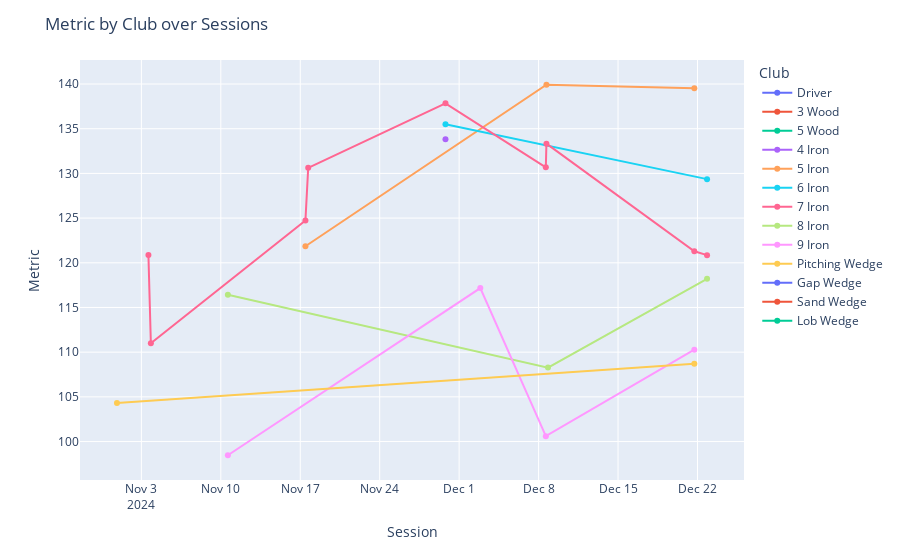

The notebook cell saved with this chart:
### Code cell
import plotly.io as pio

# Force the default template to "plotly"
pio.templates.default = "plotly"


# --- 2) Melt the DataFrame from wide to long ---
df_melt = df_dave.reset_index().melt(
    id_vars='Club',             # 'Club' stays as its own column
    var_name='Session',         # The old column names (session strings) become this column
    value_name='Metric'         # The cell values become 'Metric'
)

# --- 3) Parse Session to a datetime so we can plot chronologically
df_melt['Session_dt'] = pd.to_datetime(
    df_melt['Session'],
    format='%Y %b %d %I:%M %p',
    errors='coerce'
)

# --- 4) Create the line plot using Plotly Express
fig = px.line(
    data_frame=df_melt,
    x='Session_dt',   # time on the x-axis
    y='Metric',       # the numeric metric on the y-axis
    color='Club',     # one line per club
    markers=True      # optional: show markers for data points
)
# Force a known set of discrete colors
color_discrete_sequence=px.colors.qualitative.Plotly

# --- 5) Customize as needed ---
fig.update_layout(
    xaxis_title='Session',
    yaxis_title='Metric',
    title='Metric by Club over Sessions'
)


fig.update_traces(connectgaps=True)
fig.show()

### Figure 1 — Plotly figure (JSON) as saved in the notebook; plotly's stock layout.template omitted (floating-point values rounded to 4 significant figures)
{"data": [{"connectgaps": true, "hovertemplate": "Club=Driver<br>Session_dt=%{x}<br>Metric=%{y}<extra></extra>", "legendgroup": "Driver", "line": {"color": "#636efa", "dash": "solid"}, "marker": {"symbol": "circle"}, "mode": "lines+markers", "name": "Driver", "orientation": "v", "showlegend": true, "type": "scatter", "x": ["2024-10-31T20:23:00", "2024-11-03T14:56:00", "2024-11-03T20:05:00", "2024-11-10T14:56:00", "2024-11-17T10:57:00", "2024-11-17T16:49:00", "2024-11-29T19:05:00", "2024-12-02T20:45:00", "2024-12-08T15:19:00", "2024-12-08T16:34:00", "2024-12-08T19:54:00", "2024-12-21T17:21:00", "2024-12-22T20:14:00"], "xaxis": "x", "y": [null, null, null, null, null, null, null, null, null, null, null, null, null], "yaxis": "y"}, {"connectgaps": true, "hovertemplate": "Club=3 Wood<br>Session_dt=%{x}<br>Metric=%{y}<extra></extra>", "legendgroup": "3 Wood", "line": {"color": "#EF553B", "dash": "solid"}, "marker": {"symbol": "circle"}, "mode": "lines+markers", "name": "3 Wood", "orientation": "v", "showlegend": true, "type": "scatter", "x": ["2024-10-31T20:23:00", "2024-11-03T14:56:00", "2024-11-03T20:05:00", "2024-11-10T14:56:00", "2024-11-17T10:57:00", "2024-11-17T16:49:00", "2024-11-29T19:05:00", "2024-12-02T20:45:00", "2024-12-08T15:19:00", "2024-12-08T16:34:00", "2024-12-08T19:54:00", "2024-12-21T17:21:00", "2024-12-22T20:14:00"], "xaxis": "x", "y": [null, null, null, null, null, null, null, null, null, null, null, null, null], "yaxis": "y"}, {"connectgaps": true, "hovertemplate": "Club=5 Wood<br>Session_dt=%{x}<br>Metric=%{y}<extra></extra>", "legendgroup": "5 Wood", "line": {"color": "#00cc96", "dash": "solid"}, "marker": {"symbol": "circle"}, "mode": "lines+markers", "name": "5 Wood", "orientation": "v", "showlegend": true, "type": "scatter", "x": ["2024-10-31T20:23:00", "2024-11-03T14:56:00", "2024-11-03T20:05:00", "2024-11-10T14:56:00", "2024-11-17T10:57:00", "2024-11-17T16:49:00", "2024-11-29T19:05:00", "2024-12-02T20:45:00", "2024-12-08T15:19:00", "2024-12-08T16:34:00", "2024-12-08T19:54:00", "2024-12-21T17:21:00", "2024-12-22T20:14:00"], "xaxis": "x", "y": [null, null, null, null, null, null, null, null, null, null, null, null, null], "yaxis": "y"}, {"connectgaps": true, "hovertemplate": "Club=4 Iron<br>Session_dt=%{x}<br>Metric=%{y}<extra></extra>", "legendgroup": "4 Iron", "line": {"color": "#ab63fa", "dash": "solid"}, "marker": {"symbol": "circle"}, "mode": "lines+markers", "name": "4 Iron", "orientation": "v", "showlegend": true, "type": "scatter", "x": ["2024-10-31T20:23:00", "2024-11-03T14:56:00", "2024-11-03T20:05:00", "2024-11-10T14:56:00", "2024-11-17T10:57:00", "2024-11-17T16:49:00", "2024-11-29T19:05:00", "2024-12-02T20:45:00", "2024-12-08T15:19:00", "2024-12-08T16:34:00", "2024-12-08T19:54:00", "2024-12-21T17:21:00", "2024-12-22T20:14:00"], "xaxis": "x", "y": [null, null, null, null, null, null, 133.8, null, null, null, null, null, null], "yaxis": "y"}, {"connectgaps": true, "hovertemplate": "Club=5 Iron<br>Session_dt=%{x}<br>Metric=%{y}<extra></extra>", "legendgroup": "5 Iron", "line": {"color": "#FFA15A", "dash": "solid"}, "marker": {"symbol": "circle"}, "mode": "lines+markers", "name": "5 Iron", "orientation": "v", "showlegend": true, "type": "scatter", "x": ["2024-10-31T20:23:00", "2024-11-03T14:56:00", "2024-11-03T20:05:00", "2024-11-10T14:56:00", "2024-11-17T10:57:00", "2024-11-17T16:49:00", "2024-11-29T19:05:00", "2024-12-02T20:45:00", "2024-12-08T15:19:00", "2024-12-08T16:34:00", "2024-12-08T19:54:00", "2024-12-21T17:21:00", "2024-12-22T20:14:00"], "xaxis": "x", "y": [null, null, null, null, 121.8, null, null, null, null, 139.9, null, 139.5, null], "yaxis": "y"}, {"connectgaps": true, "hovertemplate": "Club=6 Iron<br>Session_dt=%{x}<br>Metric=%{y}<extra></extra>", "legendgroup": "6 Iron", "line": {"color": "#19d3f3", "dash": "solid"}, "marker": {"symbol": "circle"}, "mode": "lines+markers", "name": "6 Iron", "orientation": "v", "showlegend": true, "type": "scatter", "x": ["2024-10-31T20:23:00", "2024-11-03T14:56:00", "2024-11-03T20:05:00", "2024-11-10T14:56:00", "2024-11-17T10:57:00", "2024-11-17T16:49:00", "2024-11-29T19:05:00", "2024-12-02T20:45:00", "2024-12-08T15:19:00", "2024-12-08T16:34:00", "2024-12-08T19:54:00", "2024-12-21T17:21:00", "2024-12-22T20:14:00"], "xaxis": "x", "y": [null, null, null, null, null, null, 135.5, null, null, null, null, null, 129.4], "yaxis": "y"}, {"connectgaps": true, "hovertemplate": "Club=7 Iron<br>Session_dt=%{x}<br>Metric=%{y}<extra></extra>", "legendgroup": "7 Iron", "line": {"color": "#FF6692", "dash": "solid"}, "marker": {"symbol": "circle"}, "mode": "lines+markers", "name": "7 Iron", "orientation": "v", "showlegend": true, "type": "scatter", "x": ["2024-10-31T20:23:00", "2024-11-03T14:56:00", "2024-11-03T20:05:00", "2024-11-10T14:56:00", "2024-11-17T10:57:00", "2024-11-17T16:49:00", "2024-11-29T19:05:00", "2024-12-02T20:45:00", "2024-12-08T15:19:00", "2024-12-08T16:34:00", "2024-12-08T19:54:00", "2024-12-21T17:21:00", "2024-12-22T20:14:00"], "xaxis": "x", "y": [null, 120.9, 111, null, 124.7, 130.6, 137.8, null, 130.7, 133.3, null, 121.3, 120.9], "yaxis": "y"}, {"connectgaps": true, "hovertemplate": "Club=8 Iron<br>Session_dt=%{x}<br>Metric=%{y}<extra></extra>", "legendgroup": "8 Iron", "line": {"color": "#B6E880", "dash": "solid"}, "marker": {"symbol": "circle"}, "mode": "lines+markers", "name": "8 Iron", "orientation": "v", "showlegend": true, "type": "scatter", "x": ["2024-10-31T20:23:00", "2024-11-03T14:56:00", "2024-11-03T20:05:00", "2024-11-10T14:56:00", "2024-11-17T10:57:00", "2024-11-17T16:49:00", "2024-11-29T19:05:00", "2024-12-02T20:45:00", "2024-12-08T15:19:00", "2024-12-08T16:34:00", "2024-12-08T19:54:00", "2024-12-21T17:21:00", "2024-12-22T20:14:00"], "xaxis": "x", "y": [null, null, null, 116.4, null, null, null, null, null, null, 108.3, null, 118.2], "yaxis": "y"}, {"connectgaps": true, "hovertemplate": "Club=9 Iron<br>Session_dt=%{x}<br>Metric=%{y}<extra></extra>", "legendgroup": "9 Iron", "line": {"color": "#FF97FF", "dash": "solid"}, "marker": {"symbol": "circle"}, "mode": "lines+markers", "name": "9 Iron", "orientation": "v", "showlegend": true, "type": "scatter", "x": ["2024-10-31T20:23:00", "2024-11-03T14:56:00", "2024-11-03T20:05:00", "2024-11-10T14:56:00", "2024-11-17T10:57:00", "2024-11-17T16:49:00", "2024-11-29T19:05:00", "2024-12-02T20:45:00", "2024-12-08T15:19:00", "2024-12-08T16:34:00", "2024-12-08T19:54:00", "2024-12-21T17:21:00", "2024-12-22T20:14:00"], "xaxis": "x", "y": [null, null, null, 98.47, null, null, null, 117.2, 100.6, null, null, 110.3, null], "yaxis": "y"}, {"connectgaps": true, "hovertemplate": "Club=Pitching Wedge<br>Session_dt=%{x}<br>Metric=%{y}<extra></extra>", "legendgroup": "Pitching Wedge", "line": {"color": "#FECB52", "dash": "solid"}, "marker": {"symbol": "circle"}, "mode": "lines+markers", "name": "Pitching Wedge", "orientation": "v", "showlegend": true, "type": "scatter", "x": ["2024-10-31T20:23:00", "2024-11-03T14:56:00", "2024-11-03T20:05:00", "2024-11-10T14:56:00", "2024-11-17T10:57:00", "2024-11-17T16:49:00", "2024-11-29T19:05:00", "2024-12-02T20:45:00", "2024-12-08T15:19:00", "2024-12-08T16:34:00", "2024-12-08T19:54:00", "2024-12-21T17:21:00", "2024-12-22T20:14:00"], "xaxis": "x", "y": [104.3, null, null, null, null, null, null, null, null, null, null, 108.7, null], "yaxis": "y"}, {"connectgaps": true, "hovertemplate": "Club=Gap Wedge<br>Session_dt=%{x}<br>Metric=%{y}<extra></extra>", "legendgroup": "Gap Wedge", "line": {"color": "#636efa", "dash": "solid"}, "marker": {"symbol": "circle"}, "mode": "lines+markers", "name": "Gap Wedge", "orientation": "v", "showlegend": true, "type": "scatter", "x": ["2024-10-31T20:23:00", "2024-11-03T14:56:00", "2024-11-03T20:05:00", "2024-11-10T14:56:00", "2024-11-17T10:57:00", "2024-11-17T16:49:00", "2024-11-29T19:05:00", "2024-12-02T20:45:00", "2024-12-08T15:19:00", "2024-12-08T16:34:00", "2024-12-08T19:54:00", "2024-12-21T17:21:00", "2024-12-22T20:14:00"], "xaxis": "x", "y": [null, null, null, null, null, null, null, null, null, null, null, null, null], "yaxis": "y"}, {"connectgaps": true, "hovertemplate": "Club=Sand Wedge<br>Session_dt=%{x}<br>Metric=%{y}<extra></extra>", "legendgroup": "Sand Wedge", "line": {"color": "#EF553B", "dash": "solid"}, "marker": {"symbol": "circle"}, "mode": "lines+markers", "name": "Sand Wedge", "orientation": "v", "showlegend": true, "type": "scatter", "x": ["2024-10-31T20:23:00", "2024-11-03T14:56:00", "2024-11-03T20:05:00", "2024-11-10T14:56:00", "2024-11-17T10:57:00", "2024-11-17T16:49:00", "2024-11-29T19:05:00", "2024-12-02T20:45:00", "2024-12-08T15:19:00", "2024-12-08T16:34:00", "2024-12-08T19:54:00", "2024-12-21T17:21:00", "2024-12-22T20:14:00"], "xaxis": "x", "y": [null, null, null, null, null, null, null, null, null, null, null, null, null], "yaxis": "y"}, {"connectgaps": true, "hovertemplate": "Club=Lob Wedge<br>Session_dt=%{x}<br>Metric=%{y}<extra></extra>", "legendgroup": "Lob Wedge", "line": {"color": "#00cc96", "dash": "solid"}, "marker": {"symbol": "circle"}, "mode": "lines+markers", "name": "Lob Wedge", "orientation": "v", "showlegend": true, "type": "scatter", "x": ["2024-10-31T20:23:00", "2024-11-03T14:56:00", "2024-11-03T20:05:00", "2024-11-10T14:56:00", "2024-11-17T10:57:00", "2024-11-17T16:49:00", "2024-11-29T19:05:00", "2024-12-02T20:45:00", "2024-12-08T15:19:00", "2024-12-08T16:34:00", "2024-12-08T19:54:00", "2024-12-21T17:21:00", "2024-12-22T20:14:00"], "xaxis": "x", "y": [null, null, null, null, null, null, null, null, null, null, null, null, null], "yaxis": "y"}], "layout": {"legend": {"title": {"text": "Club"}, "tracegroupgap": 0}, "margin": {"t": 60}, "title": {"text": "Metric by Club over Sessions"}, "xaxis": {"anchor": "y", "domain": [0, 1], "title": {"text": "Session"}}, "yaxis": {"anchor": "x", "domain": [0, 1], "title": {"text": "Metric"}}}}
